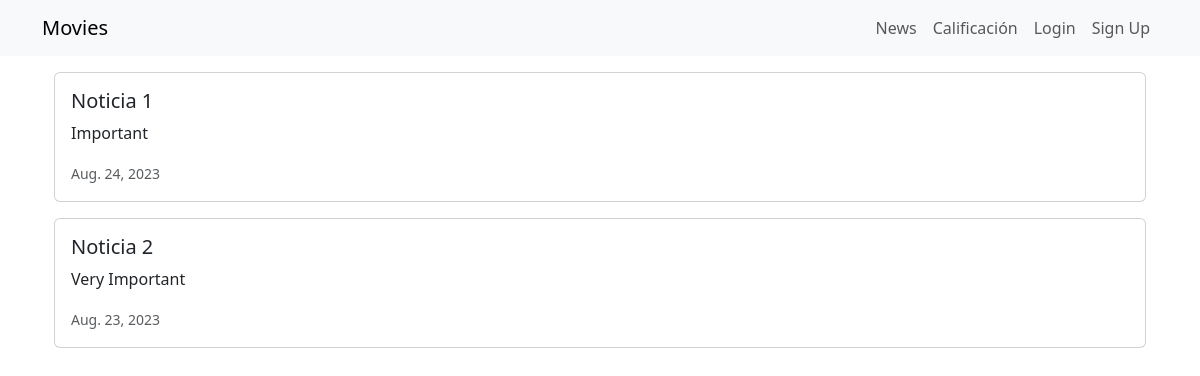
Page /news/ on the committed database.
### news/models.py (models this page shows, shortened)
class News(models.Model):
    headline = models.CharField(max_length=200)
    body = models.TextField()
    date = models.DateField()

### news/views.py (the view)
# urls.py: path('news/', include('news.urls')),
def news(request):
    newss = News.objects.all().order_by('-date')
    return render(request, 'news.html', {'newss':newss})

### news/templates/news.html (shortened to what this page needs)
<!doctype html>
<html lang="en">
<head>
    <link href="https://cdn.jsdelivr.net/npm/bootstrap@5.3.0-alpha2/dist/css/bootstrap.min.css" rel="stylesheet">
</head>
<body>
    {% extends 'base.html' %}
    {% block content %}
    <div class="container">
        {% for news in newss %}
        <div class="card mb-3">
            <div class="row g-0">
                <div>
                    <div class="card-body">
                        <h5 class="card-title">{{ news.headline }}</h5>
                        <p class="card-text">{{ news.body }}</p>
                        <p class="card-text"><small class="text-muted">
                            {{ news.date }}
                        </small></p>
                    </div>
                </div>
            </div>
        </div>
        {% endfor %}
    </div>
    {% endblock content %}

### rows in the picture
News: headline "Noticia 1", body "Important", date "Aug. 24, 2023"
News: headline "Noticia 2", body "Very Important", date "Aug. 23, 2023"
